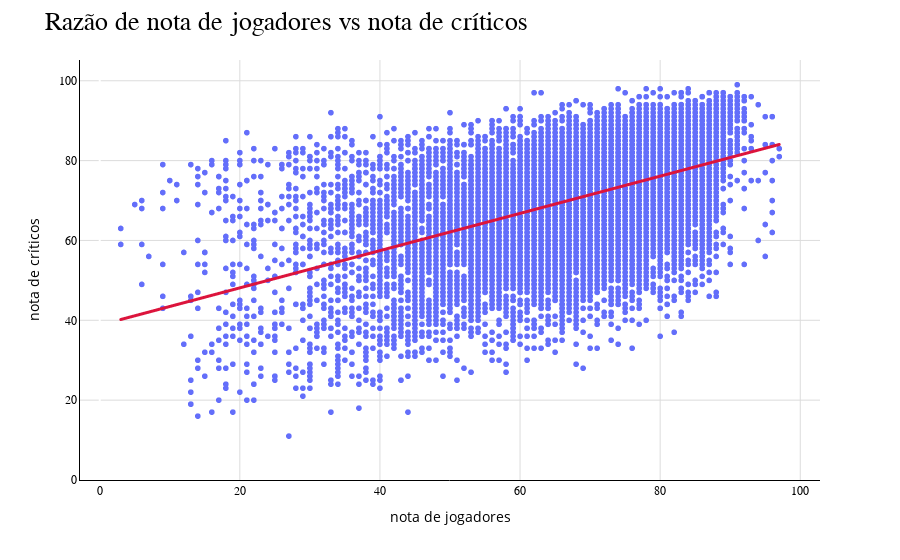

Notebook source saved alongside this figure:
### Code cell
fig = px.scatter(df, x = df['user_score'], y = df['metascore'], trendline = 'ols')
fig.data[1].marker.color = '#A6ACEC'
fig.data[1].line.color = 'crimson'
fig.data[1].line.width = 3
fig.update_layout(
    title = dict(
    text = 'Razão de nota de jogadores vs nota de críticos',
    font = dict(
        color = 'black',
        size = 26,
        family = 'Arial')),
    plot_bgcolor = 'white',
    paper_bgcolor = 'white',
    showlegend = False)

fig.update_xaxes(
                 title = 'nota de jogadores',
                 showgrid = True, 
                 gridwidth = 1, 
                 gridcolor = '#DCDCDC', 
                 showline = True,
                 color = 'black',
                 linecolor = 'black',
                 tickfont = dict(
                     color = 'black',
                     family = 'Arial')) 
fig.update_yaxes(
                 title = 'nota de críticos',
                 showgrid = True, 
                 gridwidth = 1,
                 gridcolor = '#DCDCDC',
                 showline = True,
                 color = 'black',
                 linecolor = 'black',
                 rangemode = 'tozero',
                 tickfont = dict(
                     color = 'black',
                     family = 'Arial'))
fig.show()

### Figure 1 — Plotly figure (JSON) as saved in the notebook; plotly's stock layout.template omitted (floating-point values rounded to 4 significant figures; data arrays with more than 128 entries replaced by an {"elided": "..."} marker saying what was removed)
{"data": [{"hovertemplate": "user_score=%{x}<br>metascore=%{y}<extra></extra>", "legendgroup": "", "marker": {"color": "#636efa", "symbol": "circle"}, "mode": "markers", "name": "", "showlegend": false, "type": "scattergl", "x": {"elided": "20022 int values"}, "xaxis": "x", "y": {"elided": "20022 int values"}, "yaxis": "y"}, {"hovertemplate": "<b>OLS trendline</b><br>metascore = 0.46637 * user_score + 38.797<br>R<sup>2</sup>=0.270530<br><br>user_score=%{x}<br>metascore=%{y} <b>(trend)</b><extra></extra>", "legendgroup": "", "line": {"color": "crimson", "width": 3}, "marker": {"color": "#A6ACEC", "symbol": "circle"}, "mode": "lines", "name": "", "showlegend": false, "type": "scattergl", "x": {"elided": "18640 int values"}, "xaxis": "x", "y": {"elided": "18640 float values"}, "yaxis": "y"}], "layout": {"legend": {"tracegroupgap": 0}, "margin": {"t": 60}, "paper_bgcolor": "white", "plot_bgcolor": "white", "showlegend": false, "title": {"font": {"color": "black", "family": "Arial", "size": 26}, "text": "Razão de nota de jogadores vs nota de críticos"}, "xaxis": {"anchor": "y", "color": "black", "domain": [0, 1], "gridcolor": "#DCDCDC", "gridwidth": 1, "linecolor": "black", "showgrid": true, "showline": true, "tickfont": {"color": "black", "family": "Arial"}, "title": {"text": "nota de jogadores"}}, "yaxis": {"anchor": "x", "color": "black", "domain": [0, 1], "gridcolor": "#DCDCDC", "gridwidth": 1, "linecolor": "black", "rangemode": "tozero", "showgrid": true, "showline": true, "tickfont": {"color": "black", "family": "Arial"}, "title": {"text": "nota de críticos"}}}}
